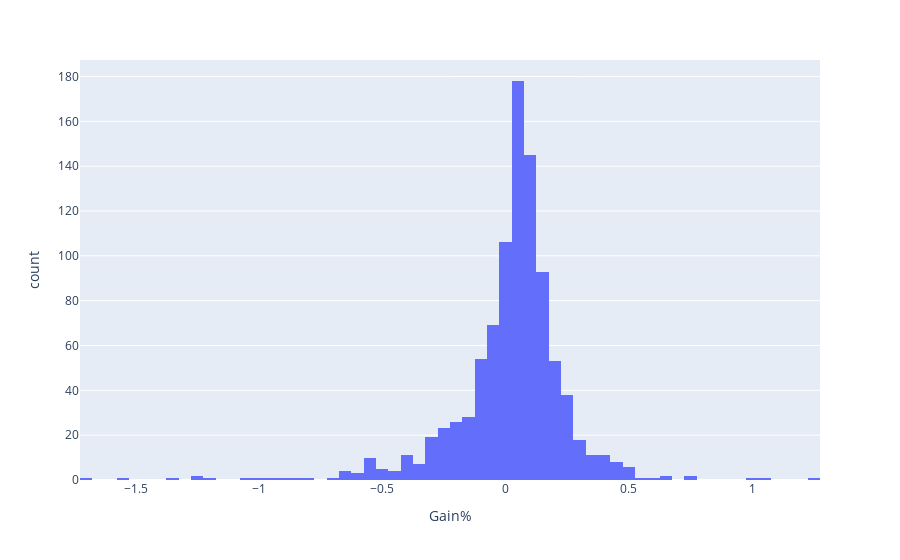

Write notebook code for a chart like this one.
### Code cell
trades = simulate_date_range(
    datetime.date(2022, 9, 30), datetime.date(2023, 9, 30), 30, 70, df
)

total_gain = trades["Gain$"].sum()
total_trades = len(trades)

average_percent_gain = round(trades["Gain%"].mean(), 2)

print("Total trades: " + str(total_trades))
print("Average percent gain per trade: " + str(average_percent_gain) + "%")
print("Total percent gain: " + str(round(total_gain, 2)) + "%")

# histogram of the percent gain per trade
import plotly.express as px

fig = px.histogram(trades, x="Gain%", nbins=100)
fig.show()

### Figure 1 — Plotly figure (JSON) as saved in the notebook; plotly's stock layout.template omitted (floating-point values rounded to 4 significant figures; data arrays with more than 128 entries replaced by an {"elided": "..."} marker saying what was removed)
{"data": [{"alignmentgroup": "True", "bingroup": "x", "hovertemplate": "Gain%=%{x}<br>count=%{y}<extra></extra>", "legendgroup": "", "marker": {"color": "#636efa", "pattern": {"shape": ""}}, "name": "", "nbinsx": 100, "offsetgroup": "", "orientation": "v", "showlegend": false, "type": "histogram", "x": {"elided": "952 float values"}, "xaxis": "x", "yaxis": "y"}], "layout": {"barmode": "relative", "legend": {"tracegroupgap": 0}, "margin": {"t": 60}, "xaxis": {"anchor": "y", "domain": [0, 1], "title": {"text": "Gain%"}}, "yaxis": {"anchor": "x", "domain": [0, 1], "title": {"text": "count"}}}}
